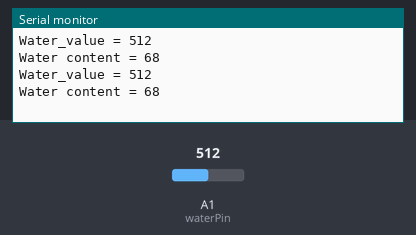
Recording of a sketch running on a simulated Arduino Uno, built with avr-gcc and run on an emulated ATmega328P. Shown: the last lines printed to the serial monitor. The inputs (shaded band) are chosen by the test bench; at power-on: A1 (waterPin) = 512.

Above: at 5.8 s.
5.9 s: A1 (waterPin) set to 716
At 10.8 s:
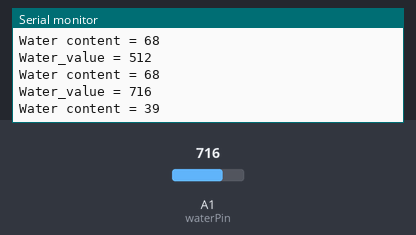
11.9 s: A1 (waterPin) set to 900
At 15.8 s:
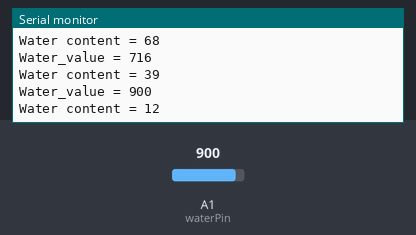
Timing chart, 0 to 17.3 s (numbered marks = the images above; inputs shaded):
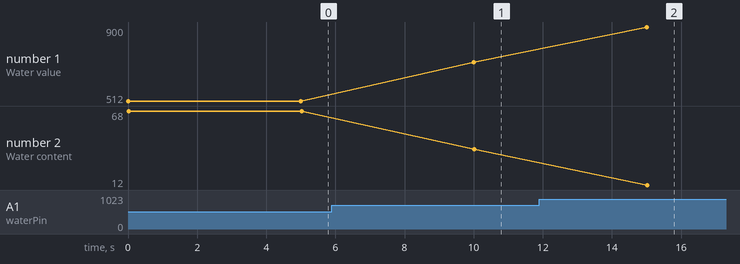

Measured:
- after the input at 5.9 s, the serial monitor: prints a new line after 4.1 s (image 1)
- after the input at 11.9 s, the serial monitor: prints a new line after 3.1 s (image 2)
- plotted number 1: 512 → 716 after the input at 5.9 s, 716 → 900 after the input at 11.9 s
- plotted number 2: 68 → 39 after the input at 5.9 s, 39 → 12 after the input at 11.9 s

The sketch:

Water.ino
```cpp
#define waterPin A1

void setup() {
  // put your setup code here, to run once:
  Serial.begin(9600);
}

void loop() {
  // put your main code here, to run repeatedly:
  int water_value = analogRead(waterPin);
  int water_content = map(water_value, 984, 298, 0, 100);
  Serial.print("Water_value = ");
  Serial.println(water_value);
  Serial.print("Water content = ");
  Serial.println(water_content);
  delay(5000);
}
```
